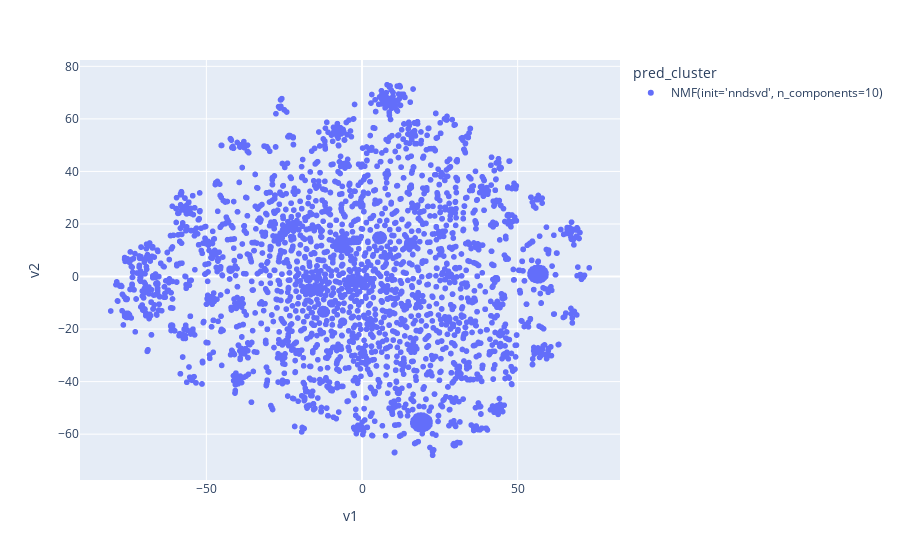
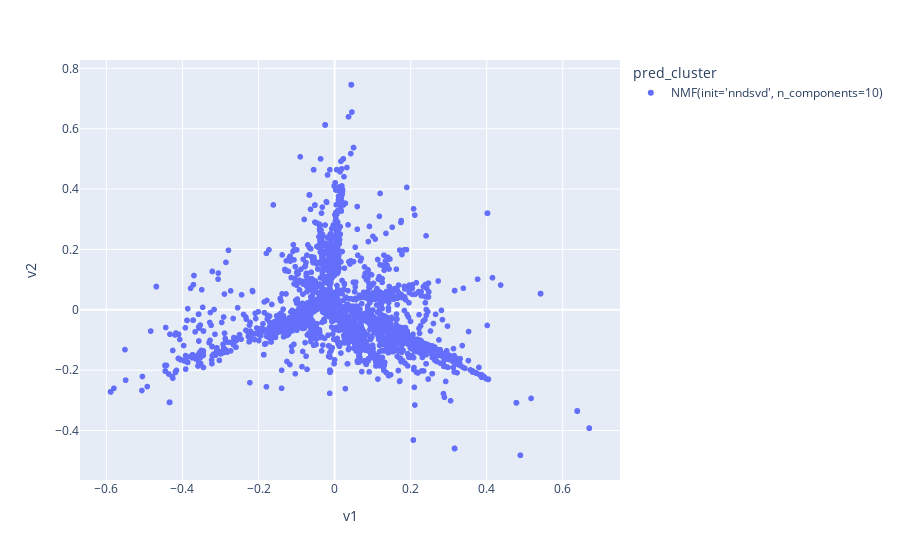

Notebook cell for these charts, in order:
### Code cell
clusters = joblib.load('../models/nmf.joblib')
tsne = joblib.load('../models/tsne.joblib')
pca = joblib.load('../models/pca.joblib')

df = pd.read_csv('../data/travel_processed.csv')
df['pred_cluster'] = clusters
df['v1'] = tsne[:,0]
df['v2'] = tsne[:,1]
df["pred_cluster"] = df["pred_cluster"].astype(str)

fig = px.scatter(df, x='v1', y='v2', color='pred_cluster', hover_data=['remarks', 'visit_type'])

fig.update_traces()
fig.show()

df['v1'] = pca[:,0]
df['v2'] = pca[:,1]

fig2 = px.scatter(df, x='v1', y='v2', color='pred_cluster', hover_data=['remarks', 'visit_type'])

fig2.update_traces()
fig2.show()

### Figure 1 — Plotly figure (JSON) as saved in the notebook; plotly's stock layout.template omitted (floating-point values rounded to 4 significant figures; data arrays with more than 128 entries replaced by an {"elided": "..."} marker saying what was removed)
{"data": [{"customdata": {"elided": "3984x2 str values"}, "hovertemplate": "pred_cluster=NMF(init='nndsvd', n_components=10)<br>v1=%{x}<br>v2=%{y}<br>remarks=%{customdata[0]}<br>visit_type=%{customdata[1]}<extra></extra>", "legendgroup": "NMF(init='nndsvd', n_components=10)", "marker": {"color": "#636efa", "symbol": "circle"}, "mode": "markers", "name": "NMF(init='nndsvd', n_components=10)", "showlegend": true, "type": "scattergl", "x": {"elided": "3984 float values"}, "xaxis": "x", "y": {"elided": "3984 float values"}, "yaxis": "y"}], "layout": {"legend": {"title": {"text": "pred_cluster"}, "tracegroupgap": 0}, "margin": {"t": 60}, "xaxis": {"anchor": "y", "domain": [0, 1], "title": {"text": "v1"}}, "yaxis": {"anchor": "x", "domain": [0, 1], "title": {"text": "v2"}}}}

### Figure 2 — Plotly figure (JSON) as saved in the notebook; plotly's stock layout.template omitted (floating-point values rounded to 4 significant figures; data arrays with more than 128 entries replaced by an {"elided": "..."} marker saying what was removed)
{"data": [{"customdata": {"elided": "3984x2 str values"}, "hovertemplate": "pred_cluster=NMF(init='nndsvd', n_components=10)<br>v1=%{x}<br>v2=%{y}<br>remarks=%{customdata[0]}<br>visit_type=%{customdata[1]}<extra></extra>", "legendgroup": "NMF(init='nndsvd', n_components=10)", "marker": {"color": "#636efa", "symbol": "circle"}, "mode": "markers", "name": "NMF(init='nndsvd', n_components=10)", "showlegend": true, "type": "scattergl", "x": {"elided": "3984 float values"}, "xaxis": "x", "y": {"elided": "3984 float values"}, "yaxis": "y"}], "layout": {"legend": {"title": {"text": "pred_cluster"}, "tracegroupgap": 0}, "margin": {"t": 60}, "xaxis": {"anchor": "y", "domain": [0, 1], "title": {"text": "v1"}}, "yaxis": {"anchor": "x", "domain": [0, 1], "title": {"text": "v2"}}}}
